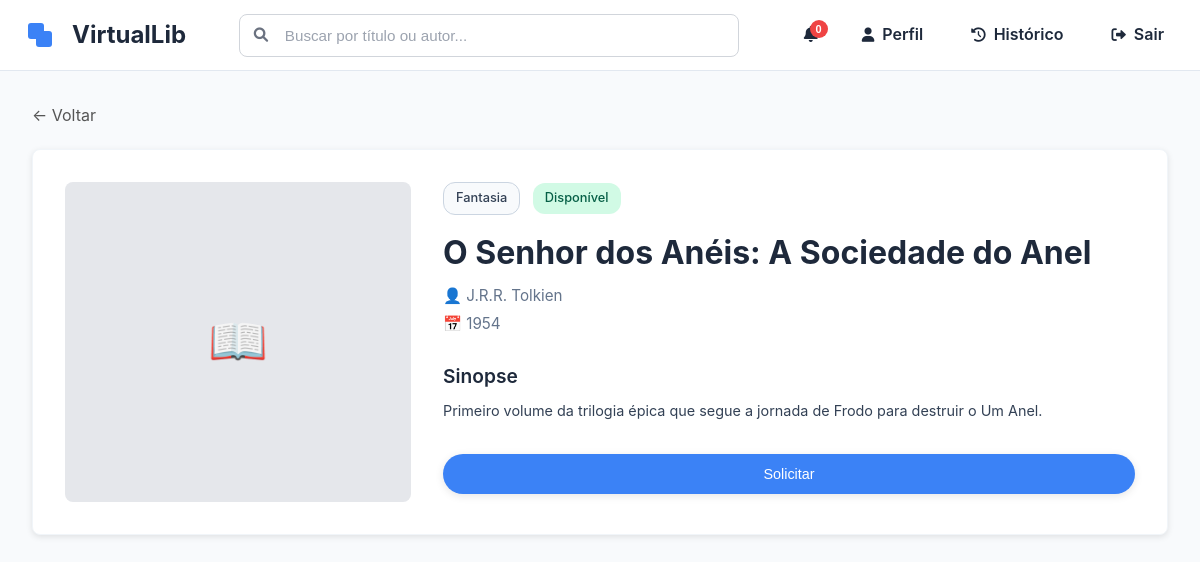
Screenshot of /details/3 with the database file from the repository.
### tables this page shows
CREATE TABLE IF NOT EXISTS Books (
    id INT PRIMARY KEY AUTO_INCREMENT,
    title VARCHAR(255) NOT NULL,
    author VARCHAR(255) NOT NULL,
    genre VARCHAR(100) NOT NULL,
    year INT NOT NULL,
    description TEXT NOT NULL,
    available BOOLEAN NOT NULL DEFAULT TRUE,
    created_at TIMESTAMP DEFAULT CURRENT_TIMESTAMP
);

### app/controllers/BookController.php (called while the page is built, shortened)
<?php
class BookController extends RenderView
{
    public function viewBookDetails($id)
    {
        $bookModel = new BookModel();
        $book = $bookModel->getBookById($id);
        $this->loadView('partials/header', ['title' => $book['title']]);
        $this->loadView('components/book-details', ['book' => $book]);
    }
}

### index.php (called while the page is built, shortened)
<?php
require_once __DIR__."/app/router/routes.php";
require_once __DIR__."/app/core/Core.php";
$isAdmin = isset($_SESSION['user']) && isset($_SESSION['user']['role']) && $_SESSION['user']['role'] === 'admin';
$activeRoutes = $isAdmin ? $adminRoutes : $userRoutes;
$core = new Core($activeRoutes);
$core->run();

### app/models/Database.php (called while the page is built, shortened)
<?php
class Database {
    public function getConnection()
    {
        $this->host = LoadEnv::get('DB_HOST');
        $this->database = LoadEnv::get('DB_NAME');
        $this->user = LoadEnv::get('DB_USER');
        $this->password = LoadEnv::get('DB_PASSWORD');
        $this->port = LoadEnv::get('DB_PORT');
        try {
            $pdo = new PDO(
                "mysql:host=$this->host;port=$this->port;dbname=$this->database",
                $this->user,
                $this->password
            );
            return $pdo;
        } catch (PDOException $e) {
            error_log("Database connection error: " . $e->getMessage());
            throw new Exception("Database connection failed");
        }
    }
}

### app/models/BookModel.php (called while the page is built, shortened)
<?php
class BookModel extends Database
{
    private $pdo;
    public function __construct()
    {
        $this->pdo = $this->getConnection();
    }
    public function getBookById($id)
    {
        try {
            $stmt = $this->pdo->prepare("SELECT * FROM Books WHERE id = :id");
            $stmt->execute([':id' => $id]);
            return $stmt->fetch(PDO::FETCH_ASSOC);
        } catch (PDOException $e) {
            error_log("Database error in getBookById: " . $e->getMessage());
            return null;
        }
    }
}

### app/views/components/book-details.php (the view)
<head>
    <link rel="stylesheet" href="/public/css/book-details.css">
</head>
<div class="container">
    <a href="/" class="back-btn">&larr; Voltar</a>
    <div class="book-card">
        <div class="book-cover">📖</div>
        <div>
            <div class="book-tags">
                <span class="book-badge outline"><?php echo htmlspecialchars($book['genre']); ?></span>
                <?php if (isset($book['available']) && $book['available']): ?>
                    <span class="book-badge available">Disponível</span>
                <?php else: ?>
                    <span class="book-badge unavailable">Indisponível</span>
                <?php endif; ?>
            </div>
            <h2 class="book-title"><?php echo htmlspecialchars($book['title']); ?></h2>
            <p class="book-meta">👤 <?php echo htmlspecialchars($book['author']); ?></p>
            <p class="book-meta">📅 <?php echo htmlspecialchars($book['year']); ?></p>
            <div class="book-description">
                <h2>Sinopse</h2>
                <p><?php echo nl2br(htmlspecialchars($book['description'])); ?></p>
            </div>
            <div class="book-actions">
                <button
                    class="action-button borrow"
                    data-book-id="<?php echo $book['id']; ?>">
                    <?php
                    if (isset($book['available']) && $book['available']) {
                        echo 'Solicitar';
                    } else {
                        echo 'Devolver';
                    }
                    ?>
                </button>
            </div>
        </div>
    </div>
</div>

### app/core/Core.php (shortened to what this page needs)
<?php
class Core
{
    private $routes;
    public function run()
    {
        $url = $this->getCurrentUrl();
        foreach ($this->getRoutes() as $path => $controllerAndAction) {
            $pattern = $this->buildRoutePattern($path);
            if (preg_match($pattern, $url, $matches)) {
                array_shift($matches);
                $this->executeController($controllerAndAction, $matches);
                break;
            }
        }
    }
    private function getCurrentUrl()
    {
        if (isset($_GET['url'])) {
            $url = '/' . trim($_GET['url'], '/');
        } else {
            $url = parse_url($_SERVER['REQUEST_URI'], PHP_URL_PATH);
        }
        return $url;
    }
    private function buildRoutePattern($path)
    {
        $pattern = preg_quote($path, '#');
        $pattern = preg_replace('/\\\{id\\\}/', '([\w-]+)', $pattern);
        $pattern = preg_replace('/\\\{([^}]+)\\\}/', '([\w-]+)', $pattern);
        return '#^' . $pattern . '$#';
    }
    private function executeController($controllerAndAction, $matches = [])
    {
        try {
            [$currentController, $action] = explode('@', $controllerAndAction);
            $controller = new $currentController();
            call_user_func_array([$controller, $action], $matches);
        } catch (Exception $e) {
            error_log("Router Error: " . $e->getMessage());
            $this->handleNotFound();
        }
    }
    public function getRoutes()
    {
        return $this->routes;
    }
    public function setRoutes($routes)
    {
        $this->routes = $routes;
    }
}

### app/views/partials/navbar.php (shortened to what this page needs)
    <nav class="navbar">
    <div class="nav-container">
        <a href="/" class="nav-brand">
            <div class="logo">
                <div class="logo-icon">
                    <div class="square square-1"></div>
                    <div class="square square-2"></div>
                </div>
            </div>
            <span class="brand-name">VirtualLib</span>
        </a>
        <div class="search-container">
            <div class="search-box">
                <input type="text" placeholder="Buscar por título ou autor..." class="search-input" id="search-input">
            </div>
        </div>
        <div class="nav-menu-desktop">
            <div class="notification-container">
                <button class="notification-btn" id="notification-btn">
                    <span class="notification-badge" id="notification-badge">0</span>
                </button>
            </div>
            <a href="/profile" class="nav-link">
                <i class="fas fa-user"></i>
                <span>Perfil</span>
            </a>
            <a href="/historico" class="nav-link">
                <i class="fas fa-history"></i>
                <span>Histórico</span>
            </a>
            <a href="#" class="nav-link logout" onclick="window.AuthService.logout(); return false;">
                <i class="fas fa-sign-out-alt"></i>
                <span>Sair</span>
            </a>
        </div>
    </div>
</nav>

### public/css/base.css (style rules this page uses)
* { margin: 0; padding: 0; box-sizing: border-box; }
body { font-family: 'Inter', -apple-system, BlinkMacSystemFont, 'Segoe UI', Roboto, sans-serif; background-color: #f8fafc; color: #1e293b; line-height: 1.6; }

### public/css/navbar.css (style rules this page uses)
.navbar { background: white; border-bottom: 1px solid #e2e8f0; position: sticky; top: 0; z-index: 1000; padding: 0; }
.nav-container { max-width: 1200px; margin: 0 auto; padding: 0 20px; display: flex; justify-content: space-between; align-items: center; height: 70px; }
.nav-brand { display: flex; align-items: center; gap: 0.75rem; flex: 0 0 auto; text-decoration: none !important; color: inherit; transition: all 0.3s ease; }
a.nav-brand, a.nav-brand:hover, a.nav-brand:visited, a.nav-brand:focus, a.nav-brand:active { text-decoration: none !important; }
.logo { width: 40px; height: 40px; display: flex; align-items: center; justify-content: center; position: relative; }
.logo-icon { position: relative; width: 24px; height: 24px; }
.square { position: absolute; width: 16px; height: 16px; border-radius: 3px; background-color: #3b82f6; }
.square-1 { top: 0; left: 0; z-index: 2; }
.square-2 { bottom: 0; right: 0; z-index: 1; }
.brand-name { color: #1e293b; font-size: 1.5rem; font-weight: 700; text-decoration: none; transition: opacity 0.3s ease; }
.search-container { flex: 1; display: flex; justify-content: center; align-items: center; max-width: 500px; margin: 0 2rem; }
.search-box { position: relative; width: 100%; }
.search-input { width: 100%; padding: 12px 20px 12px 45px; border: 1px solid #d1d5db; border-radius: 8px; background: white; color: #1e293b; font-size: 0.95rem; transition: all 0.3s ease; outline: none; }
.search-input::placeholder { color: #9ca3af; }
.nav-menu-desktop { flex: 0 0 auto; display: flex; align-items: center; justify-content: center; gap: 1rem; }
.nav-link { display: flex; align-items: center; gap: 0.5rem; padding: 0.5rem 1rem; color: #1e293b; text-decoration: none; border-radius: 8px; transition: all 0.3s ease; font-weight: 500; font-size: 0.9rem; }
.nav-link.logout { color: #dc2626; }
.nav-link i { font-size: 0.9rem; }
.notification-container { display: flex; align-items: center; justify-content: center; }
.nav-link { color: #1e293b !important; text-decoration: none; font-weight: 600; padding: 8px 16px; border-radius: 8px; transition: all 0.3s ease; font-size: 1rem; }

### public/css/layout.css (style rules this page uses)
.container { max-width: 1200px; margin: 0 auto; padding: 2rem; }

### public/css/book-card.css (style rules this page uses)
.book-card { background-color: white; border-radius: 12px; padding: 1.5rem; box-shadow: 0 1px 3px rgba(0, 0, 0, 0.1); transition: all 0.2s ease; border: 1px solid #f1f5f9; display: flex; flex-direction: column; height: 100%; }
.book-title { font-size: 1.25rem; font-weight: 600; color: #1e293b; margin-bottom: 0.5rem; line-height: 1.4; word-wrap: break-word; overflow-wrap: break-word; hyphens: auto; }
.book-description { font-size: 0.9rem; color: #64748b; line-height: 1.5; word-wrap: break-word; overflow-wrap: break-word; hyphens: auto; }
.book-actions { display: flex; align-items: center; justify-content: space-between; margin-top: auto; gap: 1rem; }
.action-button { padding: 0.75rem 1.5rem; border: none; border-radius: 24px; font-size: 0.9rem; font-weight: 500; cursor: pointer; transition: all 0.2s ease; flex: 1; display: flex; justify-content: center; align-items: center; box-shadow: 0 2px 8px rgba(0, 0, 0, 0.10); }
.action-button.borrow { background-color: #3b82f6; color: #ffffff; }

### public/css/notifications.css (style rules this page uses)
.notification-container { position: relative; display: inline-block; }
.notification-btn { background: none; border: none; cursor: pointer; padding: 8px 12px; border-radius: 8px; transition: background-color 0.2s ease; position: relative; color: #1e293b; font-size: 16px; }
.notification-badge { position: absolute; top: 2px; right: 2px; background-color: #ef4444; color: white; border-radius: 50%; width: 18px; height: 18px; font-size: 11px; font-weight: 600; display: flex; align-items: center; justify-content: center; min-width: 18px; }

### app/views/partials/navbar.php (style rules this page uses)
.nav-link { color: #1e293b; }

### rows the page displays
books: genre "Fantasia", available "Disponível", title "O Senhor dos Anéis: A Sociedade do Anel", author "J.R.R. Tolkien", year "1954", description "Primeiro volume da trilogia épica que segue a jornada de Frodo para destruir o Um Anel."
